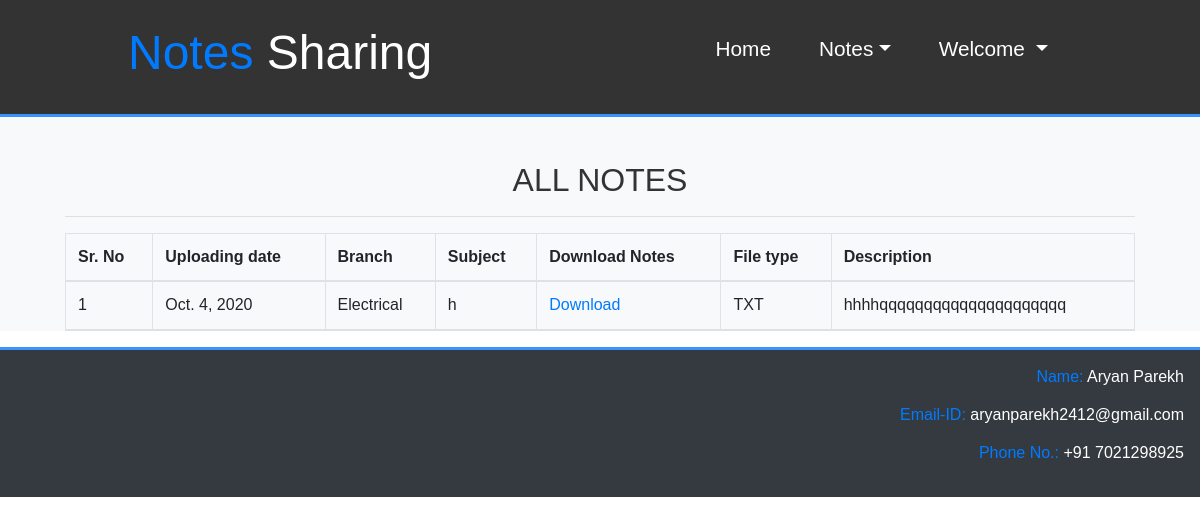
Page /user_viewallnotes/ (signed in) on the committed database.
### notes/models.py (models this page shows, shortened)
class Notes(models.Model):
    user = models.ForeignKey(Signup,on_delete=models.CASCADE)
    uploadingdate = models.DateField()
    BRANCH_CHOICE=[('Computer Science','Computer Science'),('Mechanical','Mechanical'),('Electrical','Electrical'),('Electronics','Electronics')]
    branch = models.CharField(max_length=30,choices=BRANCH_CHOICE,default='Computer Science')
    subject = models.CharField(max_length=30)
    notesfile = models.FileField()
    filetype = models.CharField(max_length=30)
    description = models.CharField(max_length=215,null=True)
    status = models.CharField(max_length=15,choices=[('accepted','accepted'),('rejected','rejected'),('pending','pending')],default='pending')

### notes/views.py (the view)
# urls.py: path('user_viewallnotes/',user_viewallnotes,name="user_viewallnotes"),
def user_viewallnotes(request):
    if not request.user.is_authenticated:
        return redirect('userlogin')
    notes=Notes.objects.all()
    d={'notes':notes}
    return render(request,'user_viewallnotes.html',d)

### notes/templates/user_viewallnotes.html
{% extends 'usernavigation.html' %}
{% load static %}
{% block user_body %}
<section id="signup">
  <div class="bg-light">
    <br><br>
    <div class="container">
      <h2 class="text-center">ALL NOTES</h2>
      <hr>
      <table class="table table-bordered" id=mytable>
        <thead>
          <tr>
            <th>Sr. No</th>
            <th>Uploading date</th>
            <th>Branch</th>
            <th>Subject</th>
            <th>Download Notes</th>
            <th>File type</th>
            <th>Description</th>
          </tr>
          {% for i in notes %}
          {% ifequal i.status 'accepted' %}
          <tr>
            <td>{{forloop.counter}}</td>
            <td>{{i.uploadingdate}}</td>
            <td>{{i.branch}}</td>
            <td>{{i.subject}}</td>
            <td><a href="{{i.notesfile.url}}" download>Download</a></td>
            <td>{{i.filetype}}</td>
            <td>{{i.description}}</td>
          </tr>
          {% endifequal %}
          {% endfor %}
        </thead>
      </table>
    </div>
  </div>
</section>
{% endblock %}

### notes/static/css/full.css (style rules this page uses)
* { margin:0; padding: 0; box-sizing: border-box; scroll-behavior: smooth; }
body { font-family: Arial, sans-serif; line-height: 1.4; color: #fff; overflow-x: scroll; }
.container { max-width: 1100px; margin: auto; }
.bg-light { background: #f4f4f4; color: #333; }

### rows in the picture
Notes: uploadingdate "Oct. 4, 2020", branch "Electrical", subject "h", filetype "TXT", description "hhhhqqqqqqqqqqqqqqqqqqqqq"
